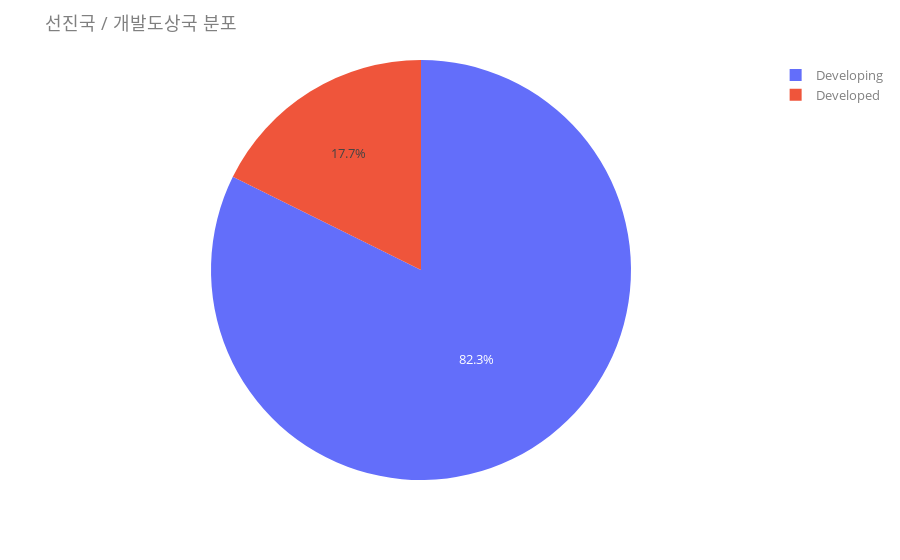

The code cell stored with this chart in its notebook:
### Code cell
# developed / developing 분포
status_df = life_df.groupby(['STATUS']).count()

fig = px.pie(status_df, values='COUNTRY', names=['Developing', 'Developed'])
fig.update_layout(title='선진국 / 개발도상국 분포', font_color="grey", font=dict(size=13))
fig.show()

### Figure 1 — Plotly figure (JSON) as saved in the notebook; plotly's stock layout.template omitted (floating-point values rounded to 4 significant figures)
{"data": [{"domain": {"x": [0, 1], "y": [0, 1]}, "hovertemplate": "label=%{label}<br>COUNTRY=%{value}<extra></extra>", "labels": ["Developing", "Developed"], "legendgroup": "", "name": "", "showlegend": true, "type": "pie", "values": [2384, 512]}], "layout": {"font": {"color": "grey", "size": 13}, "legend": {"tracegroupgap": 0}, "margin": {"t": 60}, "title": {"text": "선진국 / 개발도상국 분포"}}}
